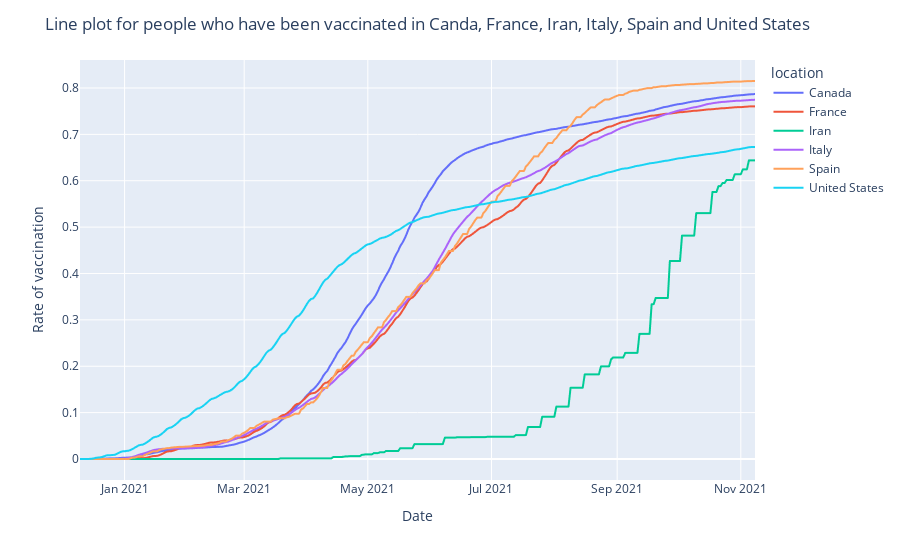

The notebook cell saved with this chart:
### Code cell
fig_6 = px.line(country, x='date', 
                y='rate_people_vaccinated', 
                color='location', 
                line_group='location', 
                hover_name='location',
                range_x=['2020-12-10','2021-11-08'])

fig_6.update_layout(title="Line plot for people who have been vaccinated in Canda, France, Iran, Italy, Spain and United States",
                 xaxis_title="Date",
                 yaxis_title="Rate of vaccination")
fig_6.show()

### Figure 1 — Plotly figure (JSON) as saved in the notebook; plotly's stock layout.template omitted (floating-point values rounded to 4 significant figures; data arrays with more than 128 entries replaced by an {"elided": "..."} marker saying what was removed)
{"data": [{"hovertemplate": "<b>%{hovertext}</b><br><br>location=Canada<br>date=%{x}<br>rate_people_vaccinated=%{y}<extra></extra>", "hovertext": {"elided": "333 str values"}, "legendgroup": "Canada", "line": {"color": "#636efa", "dash": "solid"}, "marker": {"symbol": "circle"}, "mode": "lines", "name": "Canada", "showlegend": true, "type": "scattergl", "x": {"elided": "333 str values"}, "xaxis": "x", "y": {"elided": "333 float values"}, "yaxis": "y"}, {"hovertemplate": "<b>%{hovertext}</b><br><br>location=France<br>date=%{x}<br>rate_people_vaccinated=%{y}<extra></extra>", "hovertext": {"elided": "655 str values"}, "legendgroup": "France", "line": {"color": "#EF553B", "dash": "solid"}, "marker": {"symbol": "circle"}, "mode": "lines", "name": "France", "showlegend": true, "type": "scattergl", "x": {"elided": "655 str values"}, "xaxis": "x", "y": {"elided": "655 float values"}, "yaxis": "y"}, {"hovertemplate": "<b>%{hovertext}</b><br><br>location=Iran<br>date=%{x}<br>rate_people_vaccinated=%{y}<extra></extra>", "hovertext": {"elided": "629 str values"}, "legendgroup": "Iran", "line": {"color": "#00cc96", "dash": "solid"}, "marker": {"symbol": "circle"}, "mode": "lines", "name": "Iran", "showlegend": true, "type": "scattergl", "x": {"elided": "629 str values"}, "xaxis": "x", "y": {"elided": "629 float values"}, "yaxis": "y"}, {"hovertemplate": "<b>%{hovertext}</b><br><br>location=Italy<br>date=%{x}<br>rate_people_vaccinated=%{y}<extra></extra>", "hovertext": {"elided": "648 str values"}, "legendgroup": "Italy", "line": {"color": "#ab63fa", "dash": "solid"}, "marker": {"symbol": "circle"}, "mode": "lines", "name": "Italy", "showlegend": true, "type": "scattergl", "x": {"elided": "648 str values"}, "xaxis": "x", "y": {"elided": "648 float values"}, "yaxis": "y"}, {"hovertemplate": "<b>%{hovertext}</b><br><br>location=Spain<br>date=%{x}<br>rate_people_vaccinated=%{y}<extra></extra>", "hovertext": {"elided": "647 str values"}, "legendgroup": "Spain", "line": {"color": "#FFA15A", "dash": "solid"}, "marker": {"symbol": "circle"}, "mode": "lines", "name": "Spain", "showlegend": true, "type": "scattergl", "x": {"elided": "647 str values"}, "xaxis": "x", "y": {"elided": "647 float values"}, "yaxis": "y"}, {"hovertemplate": "<b>%{hovertext}</b><br><br>location=United States<br>date=%{x}<br>rate_people_vaccinated=%{y}<extra></extra>", "hovertext": {"elided": "657 str values"}, "legendgroup": "United States", "line": {"color": "#19d3f3", "dash": "solid"}, "marker": {"symbol": "circle"}, "mode": "lines", "name": "United States", "showlegend": true, "type": "scattergl", "x": {"elided": "657 str values"}, "xaxis": "x", "y": {"elided": "657 float values"}, "yaxis": "y"}], "layout": {"legend": {"title": {"text": "location"}, "tracegroupgap": 0}, "margin": {"t": 60}, "title": {"text": "Line plot for people who have been vaccinated in Canda, France, Iran, Italy, Spain and United States"}, "xaxis": {"anchor": "y", "domain": [0, 1], "range": ["2020-12-10", "2021-11-08"], "title": {"text": "Date"}}, "yaxis": {"anchor": "x", "domain": [0, 1], "title": {"text": "Rate of vaccination"}}}}
